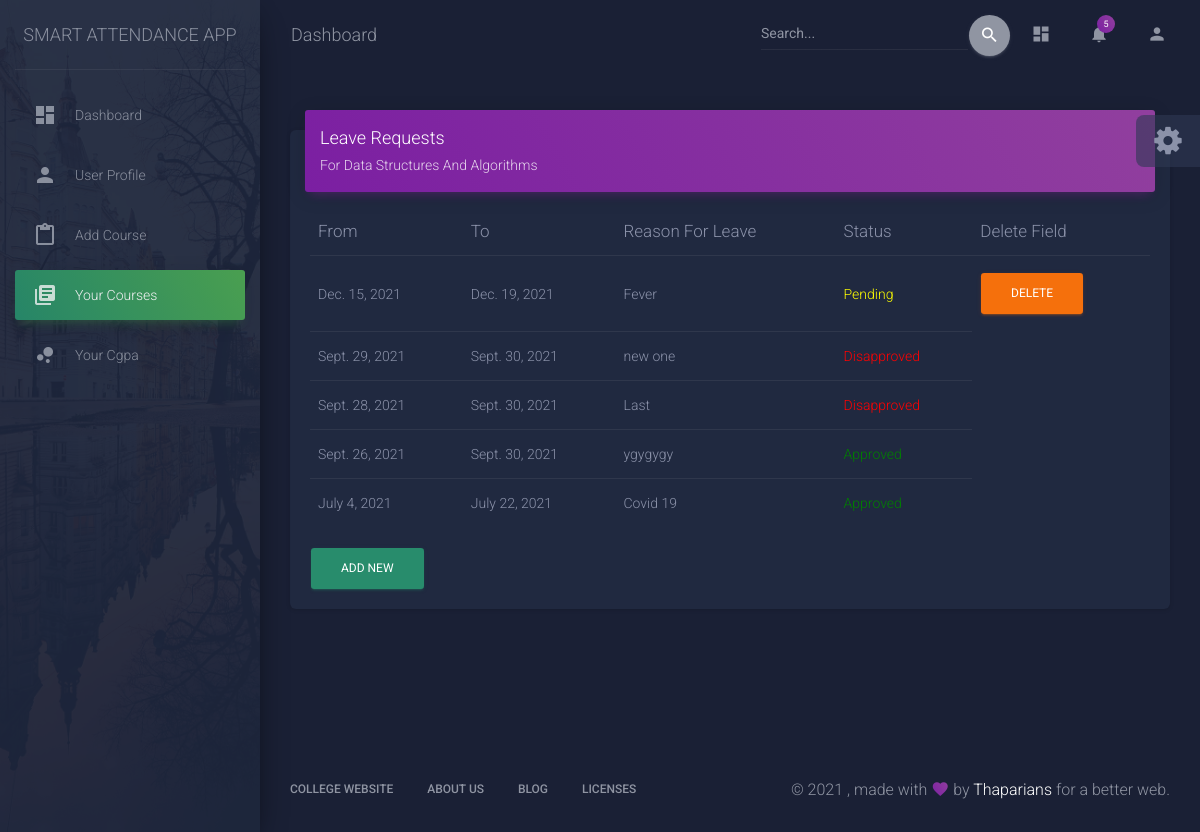
The app's page /dashboard/course1/leave (signed in) with its own data.
### role/models.py (models this page shows, shortened)
class Course(models.Model):
    name = models.CharField(max_length=100)
    number = models.CharField(max_length=100)
    teacher_assigned = models.ManyToManyField(Teacher, related_name='course')
    year = models.IntegerField(blank=True)
    branch = models.CharField(max_length=5,choices=BRANCH_CHOICES)
    image = models.ImageField(blank=True, null=True)

class Leave(models.Model):
    student = models.ForeignKey(Student,on_delete=models.CASCADE)
    course = models.ForeignKey(Course,on_delete=models.CASCADE)
    title = models.CharField(max_length = 30)
    details = models.TextField()
    isapproved = models.IntegerField(default=0)
    fro = models.DateField(null=True)
    to = models.DateField(null=True)

### role/views.py (the view)
# urls.py: path('dashboard/course<int:pk>/leave',leaverequest,name='leave'),
def leaverequest(request,*args,**kwargs):
    pk = kwargs['pk']
    cc = Course.objects.get(id=pk)
    std = Student.objects.filter(user=request.user)[0]
    leave = Leave.objects.filter(student = std, course = cc).order_by('fro').reverse()
    leaveform = LeaveForm()
    context = {
    'leave' : leave,
    'std' : std,
    'cc' : cc,
    'form' : leaveform,
    }
    return render(request,'role/leave.html',context)

### role/forms.py
class LeaveForm(forms.ModelForm):
    class Meta:
        model = Leave
        fields = ['title','details','fro','to']
        widgets = {
            'fro': DateInput(attrs={'type': 'date'}),
            'to': DateInput(attrs={'type': 'date'})
        }
    def __init__(self, *args, **kwargs):
        super(LeaveForm, self).__init__(*args, **kwargs)
        self.fields['fro'].label = "From"

### role/templates/role/leave.html (shortened to what this page needs)
{% load static %}
{% load crispy_forms_tags %}
<!DOCTYPE html>
<html lang="en">
<head>
  <link rel="stylesheet" href="https://maxcdn.bootstrapcdn.com/font-awesome/latest/css/font-awesome.min.css">
  <link href="{% static '/role/css/material-dashboard.css' %}" rel="stylesheet" />
  <link href="{% static '/role/demo/demo.css' %}" rel="stylesheet" />
  <link href="https://vjs.zencdn.net/7.11.4/video-js.css" rel="stylesheet" />
</head>
<body class="dark-edition">
  <div class="wrapper ">
    <div class="sidebar" data-color="green" data-background-color="black" data-image="{% static 'role/img/sidebar-2.jpg' %}">
      <div class="logo"><a href="http://www.creative-tim.com" class="simple-text logo-normal">
          Smart Attendance App
        </a></div>
      <div class="sidebar-wrapper">
        <ul class="nav">
          <li class="nav-item">
            <a class="nav-link" href="{% url 'dashboard' %}">
              <i class="material-icons">dashboard</i>
              <p>Dashboard</p>
            </a>
          </li>
          <li class="nav-item ">
            <a class="nav-link" href="{% url 'profile' %}">
              <i class="material-icons">person</i>
              <p>User Profile</p>
            </a>
          </li>
          <li class="nav-item ">
            <a class="nav-link" href="{% url 'addcourse' %}">
              <i class="material-icons">content_paste</i>
              <p>Add Course</p>
            </a>
          </li>
          <li class="nav-item active">
            <a class="nav-link" href="{% url 'mycourses' %}">
              <i class="material-icons">library_books</i>
              <p>Your Courses</p>
            </a>
          </li>
         <li class="nav-item ">
            <a class="nav-link" href="{% url 'cgpa' %}">
              <i class="material-icons">bubble_chart</i>
              <p>Your Cgpa</p>
            </a>
          </li>
        </ul>
      </div>
    </div>
    <div class="main-panel"   >
      <nav class="navbar navbar-expand-lg navbar-transparent navbar-absolute fixed-top " id="navigation-example">
        <div class="container-fluid">
          <div class="navbar-wrapper">
            <a class="navbar-brand" href="javascript:void(0)">Dashboard</a>
          </div>
          <div class="collapse navbar-collapse justify-content-end">
            <form class="navbar-form">
              <div class="input-group no-border">
                <input type="text" value="" class="form-control" placeholder="Search...">
                <button type="submit" class="btn btn-default btn-round btn-just-icon">
                  <i class="material-icons">search</i>
                  <div class="ripple-container"></div>
                </button>
              </div>
            </form>
            <ul class="navbar-nav">
              <li class="nav-item">
                <a class="nav-link" href="javascript:void(0)">
                  <i class="material-icons">dashboard</i>
                </a>
              </li>
              <li class="nav-item dropdown">
                <a class="nav-link" href="javscript:void(0)" id="navbarDropdownMenuLink" data-toggle="dropdown" aria-haspopup="true" aria-expanded="false">
                  <i class="material-icons">notifications</i>
                  <span class="notification">5</span>
                </a>
              </li>
              <li class="nav-item">
                <a class="nav-link" href="javascript:void(0)">
                  <i class="material-icons">person</i>
                </a>
              </li>
            </ul>
          </div>
        </div>
      </nav>
      <div class="content">
        <div class="container-fluid" >
          <div class="row">
            <div class="col-md-12" >
              <div class="card"  >
                <div class="card-header card-header-primary" >
                  <h4 class="card-title ">Leave Requests</h4>
                  <p class="card-category">For {{cc.name}}</p>
                </div>
                <div class="card-body">
                  <div class="table-responsive">
                    <table class="table">
                      <thead class=" text-primary">
                        <th>
                          From
                        </th>
                        <th>
                          To
                        </th>
                        <th>
                          Reason For Leave
                        </th>
                        <th>
                          Status
                        </th>
                        <th>
                          Delete Field
                        </th>
                      </thead>
                      <tbody>
                       {% for l in leave %}
                       <tr>
                        <td>
                          {{l.fro}}
                        </td>
                        <td>
                          {{l.to}}
                        </td>
                        <td>
                          {{l.title}}
                        </td>
                        <td>
                          {% if l.isapproved == 1 %}
                          <div style="color: green;">
                            Approved
                          </div>
                          {% elif l.isapproved == -1 %}
                           <div style="color: red;">
                            Disapproved
                          </div>
                          {% elif l.isapproved == 0 %}
                          <div style="color: yellow;">
                            Pending
                          </div>
                        </td>
                        <td>
                         <a href="/delete/{{cc.pk}}/{{l.pk}}/" ><button type="button" class="btn btn-warning" data-toggle="modal" data-target="#exampleModalCenter" id="l.pk" >Delete </button>
                         </a>
                         {% endif %}
                        </td>
                       </tr>
                       {% endfor %}
                      </tbody>
                    </table>
                    <button type="button" class="btn btn-success" data-toggle="modal" data-target="#exampleModal">Add New </button>
                  </div>
                </div>
              </div>
            </div>
                  </div>
                </div>
              </div>
     <footer class="footer">
        <div class="container-fluid">
          <nav class="float-left">
            <ul>
              <li>
                <a href="https://www.thapar.edu">
                  College Website
                </a>
              </li>
              <li>
                <a href="https://creative-tim.com/presentation">
                  About Us
                </a>
              </li>
              <li>
                <a href="http://blog.creative-tim.com">
                  Blog
                </a>
              </li>
              <li>
                <a href="https://www.creative-tim.com/license">
                  Licenses
                </a>
              </li>
            </ul>
          </nav>
          <div class="copyright float-right" id="date">
            , made with <i class="material-icons">favorite</i> by
            <a href="https://www.creative-tim.com" target="_blank">Thaparians</a> for a better web.
          </div>
        </div>
      </footer>
    </div>
  </div>
  <div class="fixed-plugin">
    <div class="dropdown show-dropdown">
      <a href="#" data-toggle="dropdown">
        <i class="fa fa-cog fa-2x"> </i>
      </a>
    </div>
  </div>
</body>
</html>

### records on screen
Course: name "Data Structures And Algorithms"
Leave: fro "Dec. 15, 2021", to "Dec. 19, 2021", title "Fever"
Leave: fro "Sept. 29, 2021", to "Sept. 30, 2021", title "new one", isapproved "Disapproved"
Leave: fro "Sept. 28, 2021", to "Sept. 30, 2021", title "Last", isapproved "Disapproved"
Leave: fro "Sept. 26, 2021", to "Sept. 30, 2021", title "ygygygy", isapproved "Approved"
Leave: fro "July 4, 2021", to "July 22, 2021", title "Covid 19", isapproved "Approved"
